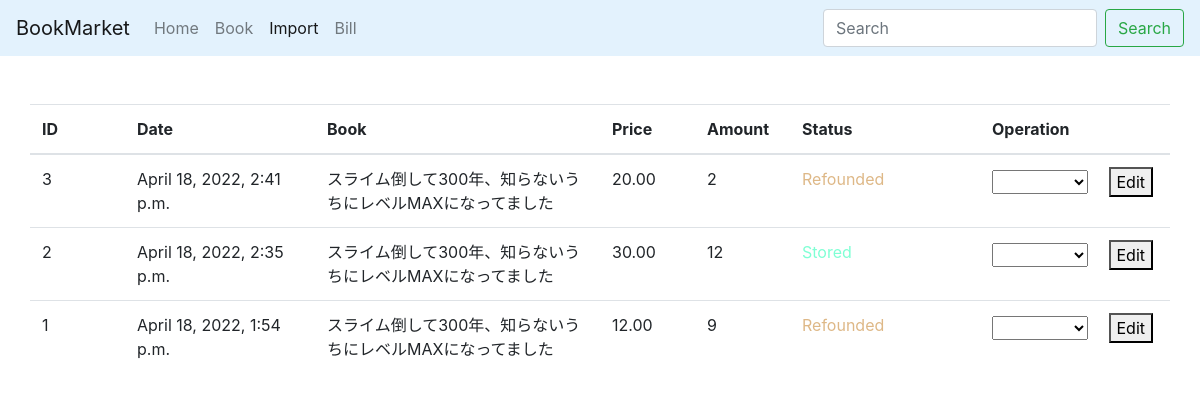
The app's page /import/ with its own data.
### bookmarket/models.py (models this page shows, shortened)
class Import(models.Model):
    iid = models.AutoField(primary_key=True)
    date = models.DateTimeField(default=timezone.now)
    price = models.DecimalField(max_digits=6, decimal_places=2)
    amount = models.PositiveIntegerField(default=0)
    status = models.IntegerField(default=0)
    book = models.ForeignKey(Book, on_delete=models.CASCADE)

class Book(models.Model):
    ISBN = models.CharField(max_length=20, primary_key=True, null=False)
    name = models.CharField(max_length=50)
    public = models.CharField(max_length=50)
    author = models.CharField(max_length=50)
    price = models.DecimalField(max_digits=6, decimal_places=2)
    amount = models.PositiveIntegerField(default=0)

### bookmarket/views.py (the view, shortened to what this page needs)
# urls.py: path('import/', bookmarket_views.imports, name='import'),
def imports(request):
    book_import = Import.objects.all().order_by('-date')
    return render(request, 'bookmarket/import.html', {'imports': book_import})

### bookmarket/templates/bookmarket/import.html (shortened to what this page needs)
{% extends "bookmarket/base.html" %}
{% if user.is_authenticated %}
{% block content %}
<div class="container">
    <div class="row mt-5">
        <table class="table">
            <thead>
                <tr>
                    <th class="col-sm-1">ID</th>
                    <th class="col-sm-2">Date</th>
                    <th class="col-sm-3">Book</th>
                    <th class="col-sm-1">Price</th>
                    <th class="col-sm-1">Amount</th>
                    <th class="col-sm-2">Status</th>
                    <th class="col-sm-2">Operation</th>
                </tr>
            </thead>
            <tbody>
                {% for import in imports %}
                <tr>
                    <td scope="row">{{ import.iid }}</td>
                    <td>{{ import.date }}</td>
                    <td>{{ import.book.name }}</td>
                    <td>{{ import.price }}</td>
                    <td>{{ import.amount }}</td>
                    {% if import.status == 0 %}
                    <td style="color: tomato;">Not Pay</td>
                    {% elif import.status == 1 %}
                    <td style="color: blue;">Importing</td>
                    {% elif import.status == 2 %}
                    <td style="color: aquamarine;">Stored</td>
                    {% elif import.status == 3 %}
                    <td style="color: burlywood">Refounded</td>
                    {% else %}
                    <td style="color: blueviolet;">Error Code!</td>
                    {% endif %}
                    <td>
                        <form action="/import/" method="POST">
                            <select name="status" id="import_{{ import.iid }}">
                            </select>
                                <button class="ml-3" name="submit" value="edit">Edit</button>
                        </form>
                    </td>
                </tr>
                {% endfor %}
            </tbody>
        </table>
    </div>
</div>
{% endblock content %}
{% endif %}

### bookmarket/templates/bookmarket/base.html (shortened to what this page needs)
<!doctype html>
<html lang="en">
<head>
    <link rel="stylesheet" href="https://stackpath.bootstrapcdn.com/bootstrap/4.3.1/css/bootstrap.min.css"
>
</head>
<body>
    <nav class="navbar navbar-expand-sm navbar-light" style="background-color: #e3f2fd;">
        <a class="navbar-brand" href="{% url 'home' %}">BookMarket</a>
        <div class="collapse navbar-collapse" id="collapsibleNavId">
            <ul class="navbar-nav mr-auto mt-2 mt-lg-0">
                {% if request.path == '/' %}
                <li class="nav-item active">
                    {% else %}
                <li class="nav-item">
                    {% endif %}
                    <a class="nav-link" href="{% url 'home' %}">Home</a>
                </li>
                {% if request.path == '/book/' %}
                <li class="nav-item active">
                    {% else %}
                <li class="nav-item">
                    {% endif %}
                    <a class="nav-link" href="{% url 'book' %}">Book</a>
                </li>
                {% if request.path == '/import/' %}
                <li class="nav-item active">
                    {% else %}
                <li class="nav-item">
                    {% endif %}
                    <a class="nav-link" href="{% url 'import' %}">Import</a>
                </li>
                {% if request.path == '/bill/' %}
                <li class="nav-item active">
                    {% else %}
                <li class="nav-item">
                    {% endif %}
                    <a class="nav-link" href="{% url 'bill' %}">Bill</a>
                </li>
            </ul>
            {% if request.path == '/' %}
            <form class="form-inline my-2 my-lg-0" method="POST" action="{{ request.path }}">
                {% csrf_token %}
                <input class="form-control mr-sm-2" type="text" placeholder="Search" name="search" disabled>
                <button class="btn btn-outline-success my-2 my-sm-0" type="submit" name="submit" value="search"
                    disabled>Search</button>
            </form>
            {% else %}
            <form class="form-inline my-2 my-lg-0" method="POST" action="{{ request.path }}">
                <input class="form-control mr-sm-2" type="text" placeholder="Search" name="search">
                <button class="btn btn-outline-success my-2 my-sm-0" type="submit" name="submit"
                    value="search">Search</button>
            </form>
            {% endif %}
        </div>
    </nav>
    {% block content %}{% endblock %}
</body>
</html>

### records on screen
Import: iid "3", date "April 18, 2022, 2:41 p.m.", book.name "スライム倒して300年、知らないうちにレベルMAXになってました", price "20.00", amount "2", status "Refounded"
Import: iid "2", date "April 18, 2022, 2:35 p.m.", book.name "スライム倒して300年、知らないうちにレベルMAXになってました", price "30.00", amount "12", status "Stored"
Import: iid "1", date "April 18, 2022, 1:54 p.m.", book.name "スライム倒して300年、知らないうちにレベルMAXになってました", price "12.00", amount "9", status "Refounded"
